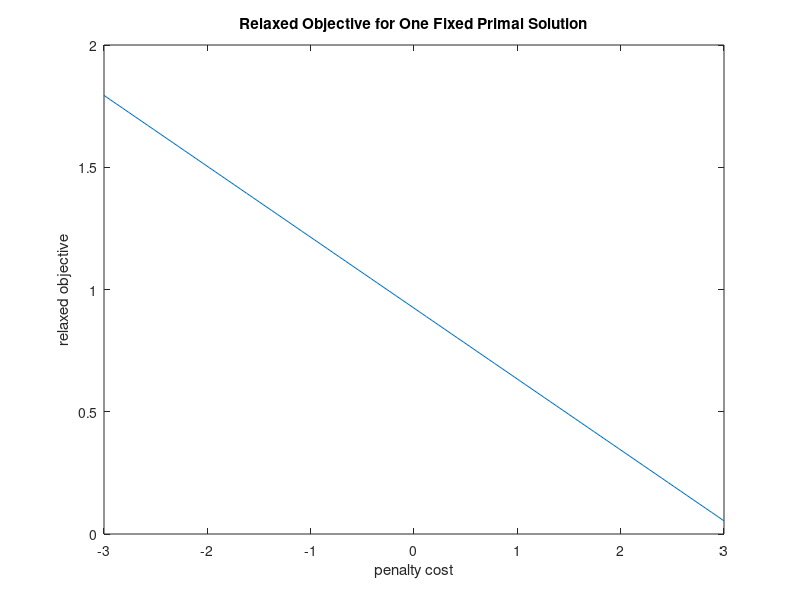
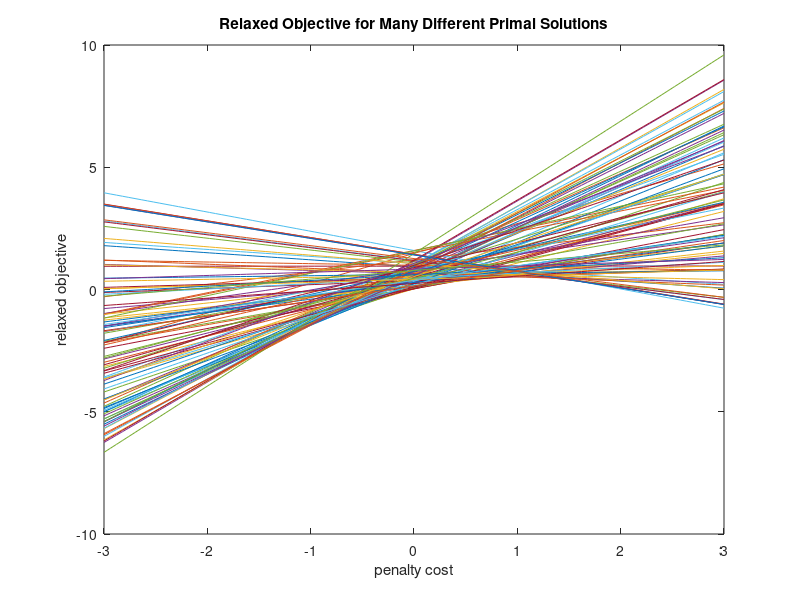
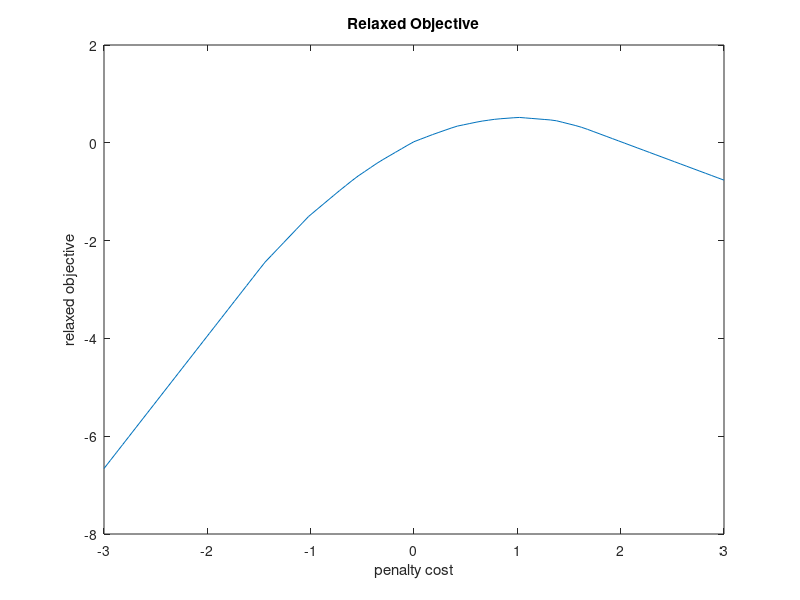

These charts were generated, in order, by the following MATLAB code:
%=============================================================================
% MAP 4202: Optimization Theory
% Fall 2023
%
% Homework 4
% Octave
%
% [[Name]]
% 03/02/2023
%=============================================================================

% Print a title line
disp("MAP 4202 Homework 4\n")

function y = lagrangian(p, x)
    % Evaluates the Lagrangian relaxation of the primal nonlinear program
    %
    %   min  x(1)^2 + x(2)^2
    %   s.t. x(1)   + x(2)  = 1
    %           -1 <= x(1) <= 1
    %           -1 <= x(2) <= 1
    %
    % Inputs:
    %   p - penalty cost scalar
    %   x - 2x1 primal solution vector
    %
    % Output:
    %   The value of the relaxed objective with primal solution x and
    %   penalty cost p.
    
    % Compute relaxed objective
    y = x(1)^2 + x(2)^2 + p*(1 - x(1) - x(2));
end

%=============================================================================

% Define the interval of dual variables to use
num = 101; % number of dual variables to use
dualvars = linspace(-3,3,num);

% Generate a list of random primal solution vectors in the box [-1,1]x[-1,1]
vectors = 2*rand(100,2)-1;

%=============================================================================
% Part 1: Plot the Relaxed Objective for One Primal Solution
%=============================================================================

x = vectors(1,:)'; % first solution vector
obj = zeros(num,1); % relaxed objective values
for i=1:num
    obj(i) = lagrangian(dualvars(i), x);
end

% Print information about this specific solution
disp("Chosen solution vector x =")
disp(x)
disp("Penalty term value b-h(x) =")
disp(1-x(1)-x(2))

% Plot objective versus penalty cost
figure
plot(dualvars, obj)
title("Relaxed Objective for One Fixed Primal Solution")
xlabel("penalty cost")
ylabel("relaxed objective")

%=============================================================================
% Part 2: Plot the Relaxed Objective for Many Primal Solutions
%=============================================================================

objlist = zeros(num,size(vectors,1)); % table of relaxed objective values
for i=1:num
    for j=1:size(vectors,1)
        objlist(i,j) = lagrangian(dualvars(i), vectors(j,:)');
    end
end

% Plot all objectives versus penalty cost
figure
plot(dualvars, objlist)
title("Relaxed Objective for Many Different Primal Solutions")
xlabel("penalty cost")
ylabel("relaxed objective")

%=============================================================================
% Part 3: Plot the Minimum of the Relaxed Objective over All Primal Solutions
%=============================================================================

objmin = zeros(num,1); % minimum dual objective over all primal solutions
for i=1:num
    objmin(i) = min(objlist(i,:));
end

% Plot dual objective versus penalty cost
figure
plot(dualvars, objmin)
title("Relaxed Objective")
xlabel("penalty cost")
ylabel("relaxed objective")
